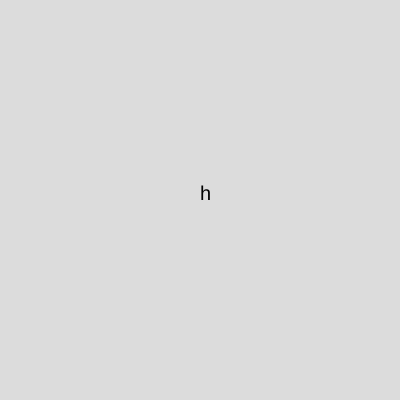
Frame 1 (no input)
Frame 60 (no input): identical to frame 1, image omitted
Frame 120 (the mouse pressed at the canvas centre since frame 60): blank canvas, image omitted

The p5.js sketch that drew this single still picture (run headless with seeded random() and noise() and a simulated clock; from frame 60 on, the mouse is pressed at the canvas centre):

// p5.js sketch
// ── sketch.js
let t = 0;

function setup() {
  createCanvas(400, 400);
}

function draw() {
  background(220);
  textSize(20);
  text(...'hi there'[int(t/71)%8], 200,200); // create a spread ('h','i',' ','t') etc
  t++;
  
}
